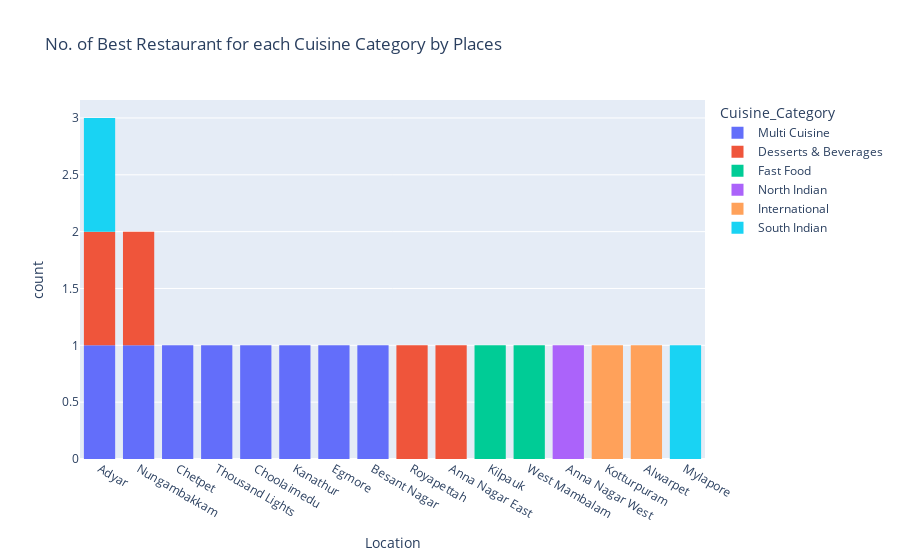

Notebook code cell kept with this figure:
### Code cell
fig = px.histogram(highest_rated_df, x='Location', color='Cuisine_Category',  
             title= 'No. of Best Restaurant for each Cuisine Category by Places').update_xaxes(categoryorder="total descending")
 
fig.show()

### Figure 1 — Plotly figure (JSON) as saved in the notebook; plotly's stock layout.template omitted (floating-point values rounded to 4 significant figures)
{"data": [{"bingroup": "x", "hovertemplate": "Cuisine_Category=Multi Cuisine<br>Location=%{x}<br>count=%{y}<extra></extra>", "legendgroup": "Multi Cuisine", "marker": {"color": "#636efa", "pattern": {"shape": ""}}, "name": "Multi Cuisine", "orientation": "v", "showlegend": true, "type": "histogram", "x": ["Chetpet", "Thousand Lights", "Choolaimedu", "Kanathur", "Egmore", "Nungambakkam", "Adyar", "Besant Nagar"], "xaxis": "x", "yaxis": "y"}, {"bingroup": "x", "hovertemplate": "Cuisine_Category=Desserts & Beverages<br>Location=%{x}<br>count=%{y}<extra></extra>", "legendgroup": "Desserts & Beverages", "marker": {"color": "#EF553B", "pattern": {"shape": ""}}, "name": "Desserts & Beverages", "orientation": "v", "showlegend": true, "type": "histogram", "x": ["Royapettah", "Nungambakkam", "Adyar", "Anna Nagar East"], "xaxis": "x", "yaxis": "y"}, {"bingroup": "x", "hovertemplate": "Cuisine_Category=Fast Food<br>Location=%{x}<br>count=%{y}<extra></extra>", "legendgroup": "Fast Food", "marker": {"color": "#00cc96", "pattern": {"shape": ""}}, "name": "Fast Food", "orientation": "v", "showlegend": true, "type": "histogram", "x": ["Kilpauk", "West Mambalam"], "xaxis": "x", "yaxis": "y"}, {"bingroup": "x", "hovertemplate": "Cuisine_Category=North Indian<br>Location=%{x}<br>count=%{y}<extra></extra>", "legendgroup": "North Indian", "marker": {"color": "#ab63fa", "pattern": {"shape": ""}}, "name": "North Indian", "orientation": "v", "showlegend": true, "type": "histogram", "x": ["Anna Nagar West"], "xaxis": "x", "yaxis": "y"}, {"bingroup": "x", "hovertemplate": "Cuisine_Category=International<br>Location=%{x}<br>count=%{y}<extra></extra>", "legendgroup": "International", "marker": {"color": "#FFA15A", "pattern": {"shape": ""}}, "name": "International", "orientation": "v", "showlegend": true, "type": "histogram", "x": ["Kotturpuram", "Alwarpet"], "xaxis": "x", "yaxis": "y"}, {"bingroup": "x", "hovertemplate": "Cuisine_Category=South Indian<br>Location=%{x}<br>count=%{y}<extra></extra>", "legendgroup": "South Indian", "marker": {"color": "#19d3f3", "pattern": {"shape": ""}}, "name": "South Indian", "orientation": "v", "showlegend": true, "type": "histogram", "x": ["Mylapore", "Adyar"], "xaxis": "x", "yaxis": "y"}], "layout": {"barmode": "relative", "legend": {"title": {"text": "Cuisine_Category"}, "tracegroupgap": 0}, "title": {"text": "No. of Best Restaurant for each Cuisine Category by Places"}, "xaxis": {"anchor": "y", "categoryorder": "total descending", "domain": [0, 1], "title": {"text": "Location"}}, "yaxis": {"anchor": "x", "domain": [0, 1], "title": {"text": "count"}}}}
